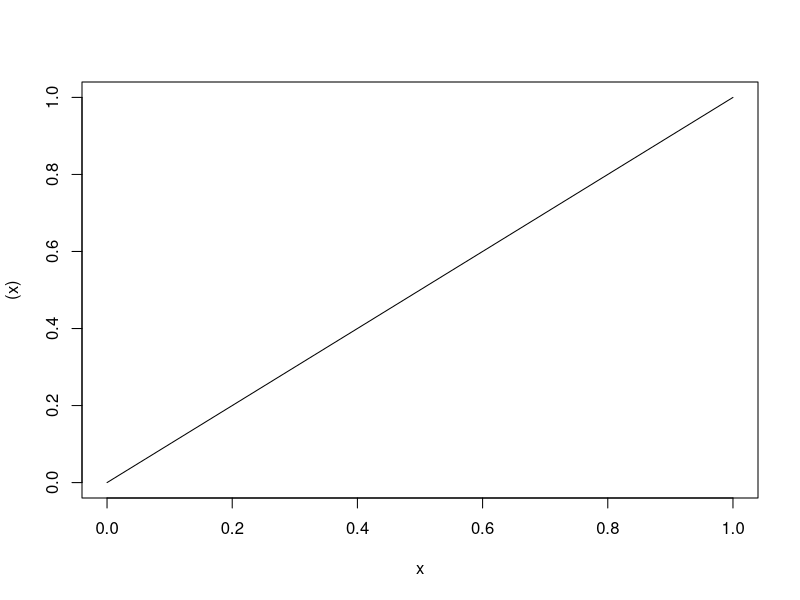
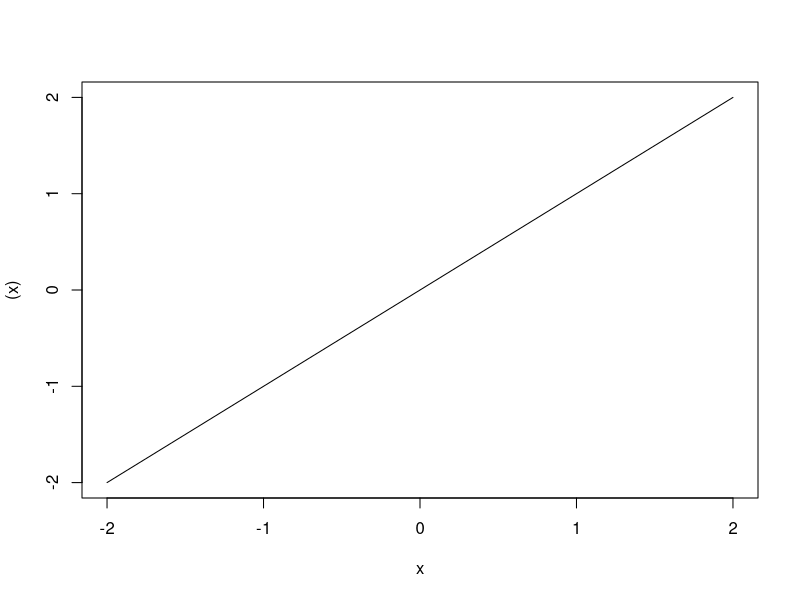
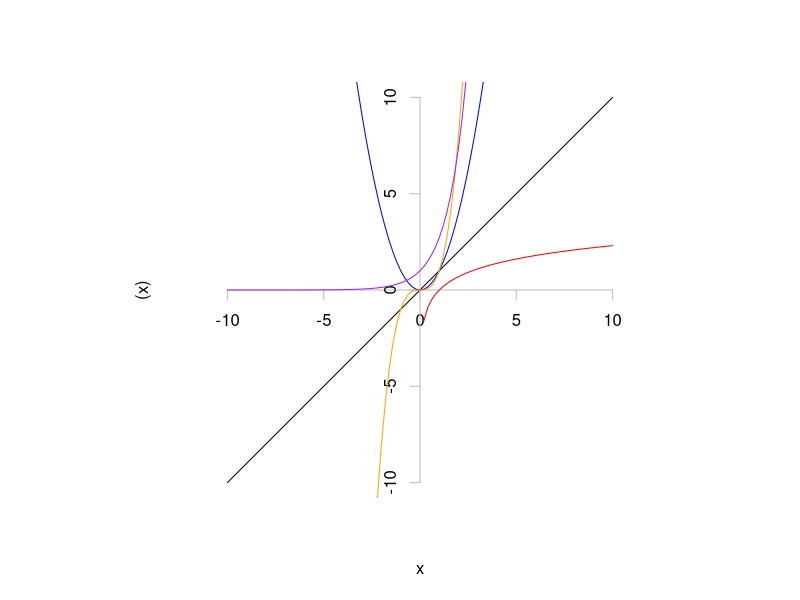
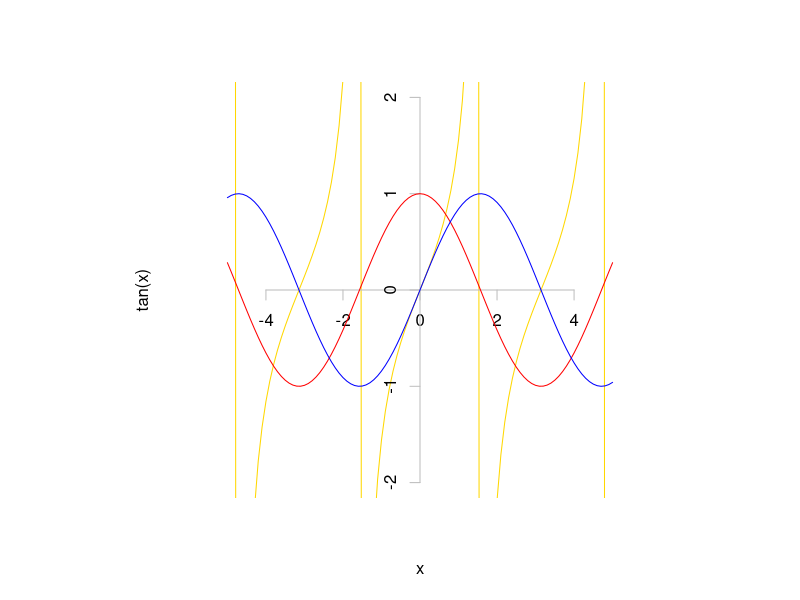
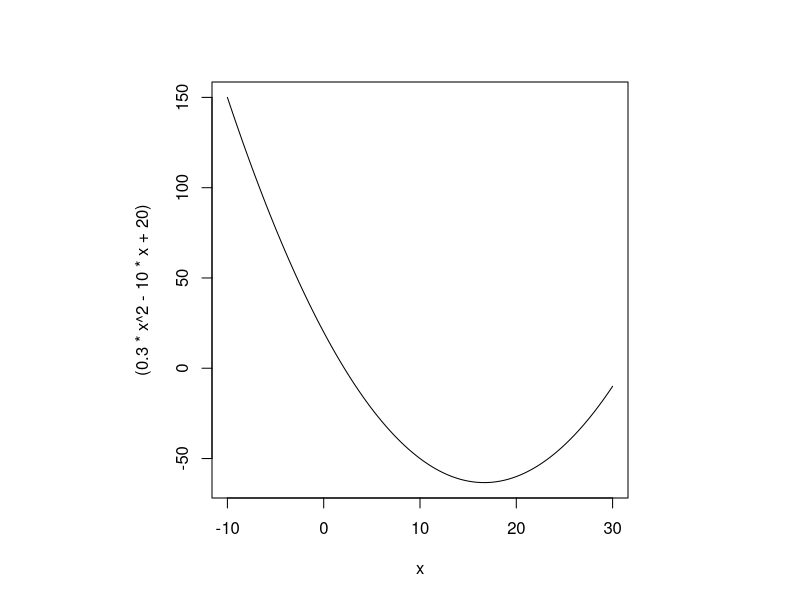

Recreate these plots in R, in order.
## ---- chunk 1
curve((x))
curve((x),from=-2, to=2)
## ---- chunk 2
par(pty="s") #square graphic
curve((x),-10,10, axes = FALSE, xlim=c(-10,10),ylim=c(-10,10))
axis(1, pos=0, col="grey")
axis(2, pos=0, col="grey")
curve(x^2, add=TRUE, col="blue")
curve(x^3, add=TRUE, col="orange")
curve(log, add=TRUE, col="red")
curve(exp, add=TRUE, col="purple")
## ---- chunk 3
par(pty="s") #square graphic
curve(tan,-5,5, col="gold",
      axes = FALSE, xlim=c(-5,5),ylim=c(-2,2))
axis(1, pos=0, col="grey")
axis(2, pos=0, col="grey")
curve(cos, add=TRUE, col="red")
curve(sin, add=TRUE, col="blue")
## ---- chunk 4
curve((0.3*x^2-10*x+20), from=-10, to=30)
